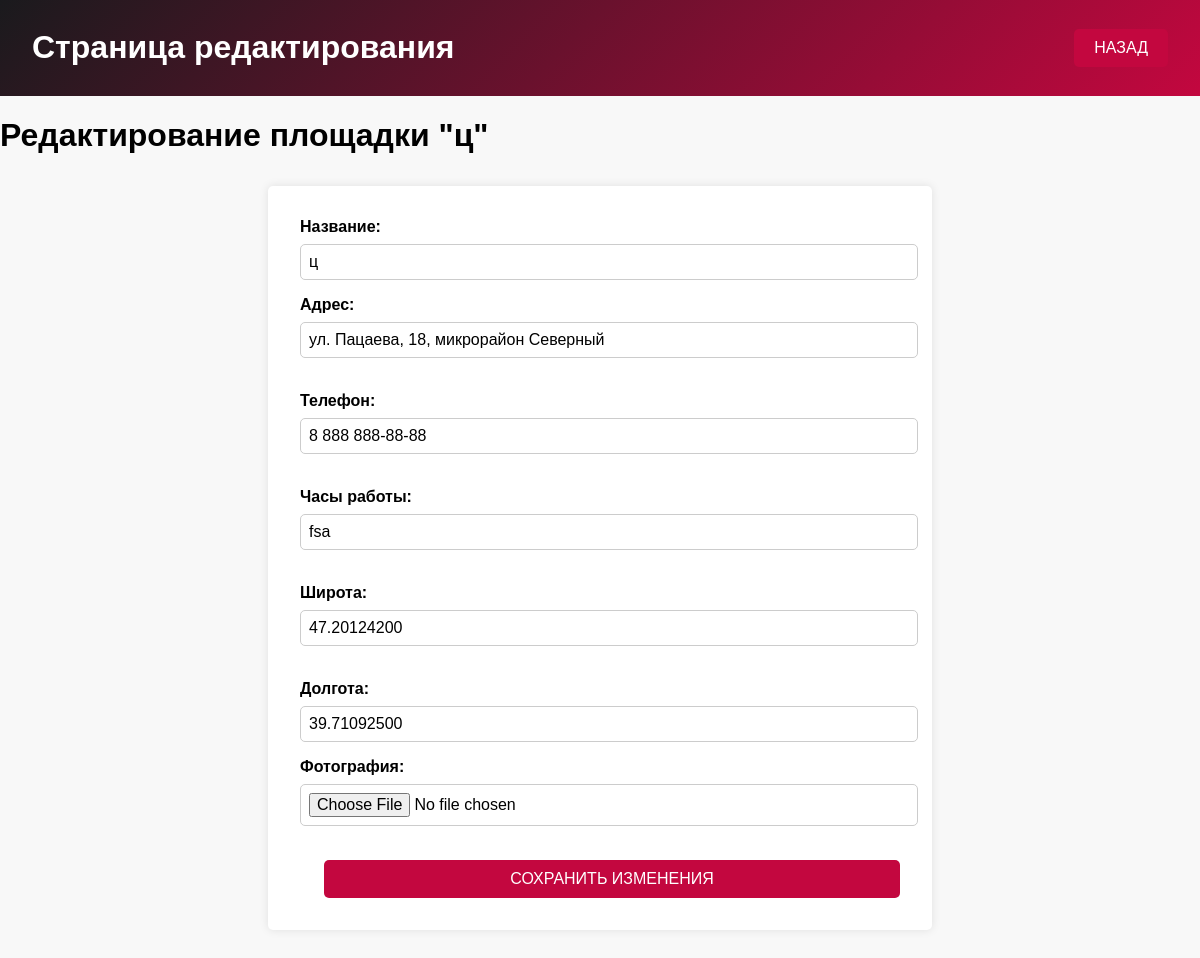
Page /edit_court.php?id=37 on the committed database.
### tables this page shows
CREATE TABLE `basketball_courts_temporary` (
  `id` int NOT NULL,
  `court_name` varchar(100) NOT NULL,
  `address` varchar(255) NOT NULL,
  `phone` varchar(20) DEFAULT NULL,
  `opening_hours` varchar(100) DEFAULT NULL,
  `latitude` decimal(10,8) DEFAULT NULL,
  `longitude` decimal(11,8) DEFAULT NULL,
  `image_path` varchar(255) DEFAULT NULL,
  `user_id` int DEFAULT NULL
);

### edit_court.php (the view, shortened to what this page needs)
<?php
$host = 'localhost';
$user = 'root';
$password = '';
$database = 'kurs';
$conn = new mysqli($host, $user, $password, $database);
$court_id = isset($_GET['id']) ? $_GET['id'] : null;
if($court_id) {
    $query = $conn->prepare("SELECT * FROM basketball_courts_temporary WHERE id = ?");
    $query->bind_param("i", $court_id);
    $query->execute();
    $result = $query->get_result();
    $court = $result->fetch_assoc();
}
?>
<!DOCTYPE html>
<html>
<head>
</head>
<body>
    <header>
        <h1 class="logo">Страница редактирования</h1>
        <div class="nav-links">
            <ul>
                <li class="nav-link"><a class="custom-button" href="admin.php">Назад</a></li>
            </ul>
        </div>
    </header>
    <?php if ($court_id && $court): ?>
        <h1>Редактирование площадки "<?php echo htmlspecialchars($court['court_name']); ?>"</h1>
        <form method="post" action="<?php echo htmlspecialchars($_SERVER["PHP_SELF"]); ?>?id=<?php echo htmlspecialchars($court['id']); ?>" enctype="multipart/form-data">
            <label for="court_name">Название:</label>
            <input type="text" id="court_name" name="court_name" value="<?php echo $court['court_name']; ?>" required>
            <label for="address">Адрес:</label>
            <input type="text" id="address" name="address" value="<?php echo $court['address']; ?>" required>
            <br>
            <label for="phone">Телефон:</label>
            <input type="text" id="phone" name="phone" value="<?php echo $court['phone']; ?>" required>
            <br>
            <label for="opening_hours">Часы работы:</label>
            <input type="text" id="opening_hours" name="opening_hours" value="<?php echo $court['opening_hours']; ?>" required>
            <br>
            <label for="latitude">Широта:</label>
            <input type="text" id="latitude" name="latitude" value="<?php echo $court['latitude']; ?>" required>
            <br>
            <label for="longitude">Долгота:</label>
            <input type="text" id="longitude" name="longitude" value="<?php echo $court['longitude']; ?>" required>
            <label for="image_path">Фотография:</label>
            <input type="file" id="image_path" name="image_path" accept="image/*">
            <br>
            <button class="custom-button" type="submit" name="update">Сохранить изменения</button>
        </form>
    <?php else: ?>
        <p>Площадка для редактирования не найдена.</p>
    <?php endif; ?>
</body>
</html>

### edit_court.php (style rules this page uses)
body, html { margin: 0; padding: 0; font-family: 'Arial', sans-serif; background-color: #f8f8f8; }
header { display: flex; justify-content: space-between; align-items: center; padding: 0.5rem 2rem; background: linear-gradient(135deg, #1a1a1d 0%, #c3073f 100%); color: white; }
.nav-links ul { list-style: none; display: flex; margin: 0; padding: 0; }
.nav-link { margin-left: 1rem; }
.nav-link:first-child { margin-left: 0; }
.custom-button { padding: 10px 20px; border: none; border-radius: 5px; font-size: 1em; cursor: pointer; outline: none; color: white; background-color: #c3073f; text-transform: uppercase; transition: background-color 0.3s ease; text-align: center; display: inline-block; text-decoration: none; margin-left: 1.5rem; }
form { margin: 2rem auto; padding: 2rem; background: white; border-radius: 5px; box-shadow: 0px 0px 10px rgba(0, 0, 0, 0.1); max-width: 600px; display: flex; flex-direction: column; }
form label { margin-bottom: 0.5rem; font-weight: bold; }
form input[type="text"], form input[type="file"], form input[type="submit"] { padding: 0.5rem; border: 1px solid #ccc; border-radius: 5px; margin-bottom: 1rem; font-size: 1em; width: 100%; }
form input[type="submit"], form button { background-color: #c3073f; color: white; cursor: pointer; transition: background-color 0.3s ease; }

### rows in the picture
basketball_courts_temporary: court_name "ц", address "ул. Пацаева, 18, микрорайон Северный", phone "8 888 888-88-88", opening_hours "fsa", latitude "47.20124200", longitude "39.71092500"
